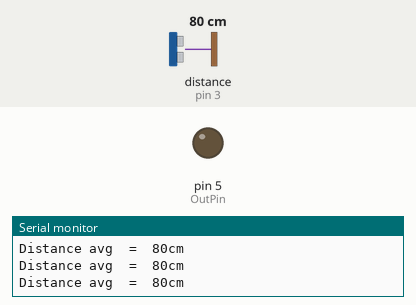
This sketch was run on a simulated Arduino Uno, built with avr-gcc and run on an emulated ATmega328P. On the bench: output pins drawn as LEDs (lit = HIGH), the last lines printed to the serial monitor. Wiring (inferred from the names in the program): ultrasonic range finder: trigger pin 2; echo pin 3. Inputs (shaded band) come from the test bench; at power-on: distance to the obstacle (sensor on pin 3) 80 cm. The echo pulse lasts 58.3 µs per cm; pins used as bus, display or sensor lines are not drawn.

Above: at 1.2 s.
1.3 s: distance to the obstacle (sensor on pin 3) set to 13 cm
2.8 s: distance to the obstacle (sensor on pin 3) set to 10 cm
At 3.6 s:
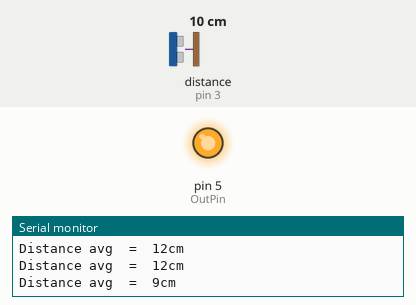
4.6 s: distance to the obstacle (sensor on pin 3) set to 18 cm
At 5.5 s:
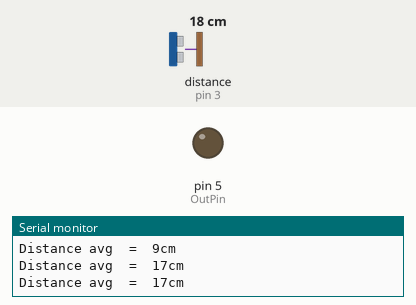
6.1 s: distance to the obstacle (sensor on pin 3) set to 2 cm
At 7.4 s:
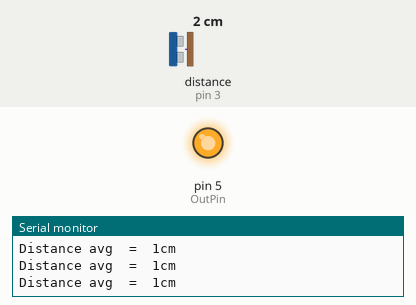
Timing chart, 0 to 8.6 s (numbered marks = the images above; inputs shaded):
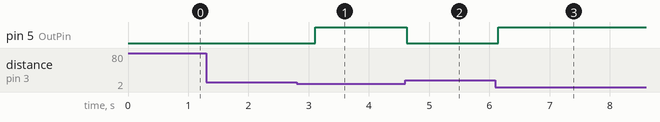

The sketch:

Ultrasonic_ranging.ino
```cpp
/*
 * Author: SMRAZA KEEN
 * Date:2016/6/29
 * IDE V1.6.9
 * Email:TechnicSmraza@outlook.com
 * Function:
 */
const int TrigPin = 2;
const int EchoPin = 3;
const int OutPin=5;
float cm;
void setup()
{
Serial.begin(9600);
pinMode(TrigPin, OUTPUT);
pinMode(OutPin,OUTPUT);
pinMode(EchoPin, INPUT);

}
void loop()
{
int sum=0;
for(int i=0;i<5;i++){
digitalWrite(TrigPin, LOW);
delayMicroseconds(2);
digitalWrite(TrigPin, HIGH);
delayMicroseconds(10);
digitalWrite(TrigPin, LOW);
cm = pulseIn(EchoPin, HIGH) / 58.0; //The echo time is converted into cm
cm = (int(cm * 100.0)) / 100.0;     //Keep two decimal places
sum+=cm;
}
sum/=5;
if(sum<=10){
  digitalWrite(OutPin,HIGH);
}else{
  digitalWrite(OutPin,LOW);
}
Serial.print("Distance avg\t=\t");
Serial.print(sum);
Serial.print("cm");
Serial.println();
delay(500);
}
```

Measured:
- the behaviour switches between 12 and 11 cm on distance to the obstacle (sensor on pin 3) (found by bisection; images 0 and 1)
- after the input at 2.8 s, pin 5 (OutPin): LOW → HIGH after 0.31 s
- after the input at 4.6 s, pin 5 (OutPin): HIGH → LOW at once
- after the input at 6.1 s, pin 5 (OutPin): LOW → HIGH after 0.05 s
